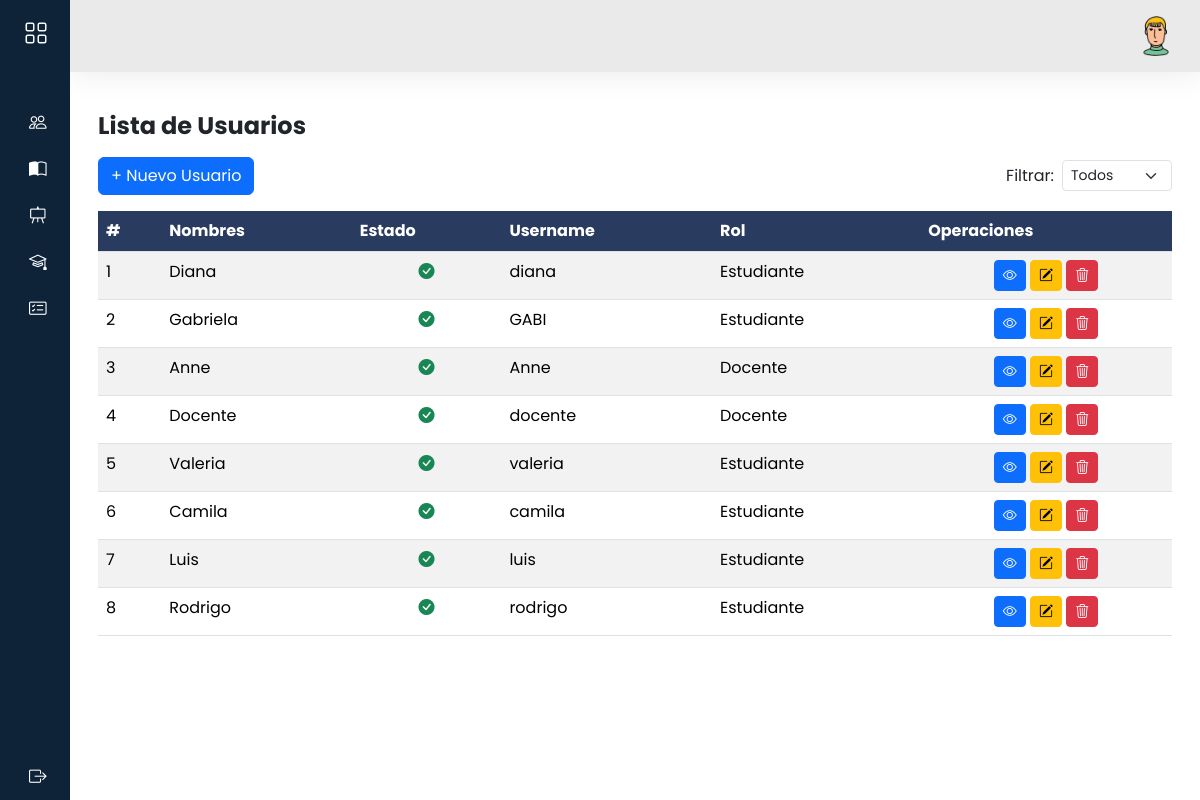
Screenshot of /usuarios/ with the database file from the repository.
### models/usuario_model.py (models this page shows, shortened)
class Usuario(db.Model, UserMixin):
    __tablename__='usuarios'
    id = db.Column(db.Integer,primary_key=True)
    nombre = db.Column(db.String(80),nullable=False)
    apellido = db.Column(db.String(100))
    email = db.Column(db.String(120), unique=True)
    username = db.Column(db.String(20),nullable=False)
    password = db.Column(db.String,nullable=False)
    activo = db.Column(db.Boolean, default=True,nullable=False)
    rol_id = db.Column(db.Integer, db.ForeignKey('rol.id'), nullable=False)
    rol = db.relationship('Rol', back_populates='usuarios')
    docentes = db.relationship('Docente', backref='usuario_rel', lazy=True, cascade='all, delete-orphan')
    estudiantes = db.relationship('Estudiante', backref='usuario_rel', lazy=True, cascade='all, delete-orphan')
    @staticmethod
    def get_all():
        return Usuario.query.all()
    def delete(self):
        db.session.delete(self)
        db.session.commit()

### models/rol_model.py (models this page shows)
class Rol(db.Model):
    __tablename__ = 'rol'
    id = db.Column(db.Integer, primary_key=True)
    nombre = db.Column(db.String(20), unique=True, nullable=False)
    usuarios = db.relationship('Usuario', back_populates='rol')
    @staticmethod
    def get_all():
        return Rol.query.all()

### controllers/usuario_controller.py (the view)
@usuario_bp.route("/")
def index():
    usuarios = Usuario.get_all()
    roles = Rol.get_all()
    return usuario_view.list(usuarios,roles)

### views/usuario_view.py (called while the page is built)
def list(usuarios,roles):
    return render_template('admi/usuarios/index.html',usuarios= usuarios,roles=roles)

### templates/admi/usuarios/index.html (shortened to what this page needs)
{% extends 'admi/baseAdmi.html' %}
{% block content %}
<h3 class="fw-bold fs-4 my-3">Lista de Usuarios
</h3>
<div class="d-flex justify-content-between align-items-center mb-3" style="gap: 10px;" >
    <a data-bs-toggle="modal" data-bs-target="#modalNuevoUsuario" class="btn btn-primary">
        + Nuevo Usuario
    </a>
    <div class="d-flex align-items-center gap-2">
        <label for="filtroEstado" class="form-label mb-0">Filtrar:</label>
        <select id="filtroEstado" class="form-select form-select-sm" style="max-width: 150px;">
            <option value="">Todos</option>
        </select>
    </div>
</div>
<div class="row">
    <div class="col-12">
        <div class="table-responsive">
            <table id="mi-tabla" class="table table-striped display nowrap" style="width:100%">
                <thead>
                    <tr class="highlight">
                        <th>#</th>
                        <th>Nombres</th>
                        <th>Estado</th>
                        <th>Username</th>
                        <th>Rol</th>
                        <th>Operaciones</th>
                    </tr>
                </thead>
                <tbody>
                    {%for item in usuarios%}
                    <tr>
                        <td>{{item.id}}</td>
                        <td>{{item.nombre}}</td>
                        <td class="text-center" data-search="{{ 'activo' if item.activo else 'inactivo' }}">
                            {% if item.activo %}
                            <i class="bi bi-check-circle-fill text-success"></i>
                            {% else %}
                            <i class="bi bi-x-circle-fill text-danger"></i>
                            {% endif %}
                        </td>
                        <td>{{item.username}}</td>
                        <td>{{item.rol.nombre}}</td>
                        <td class="text-center">
                            <a data-bs-toggle="modal" data-bs-target="#modalVistaUsuario{{ item.id }}"
                                class="btn btn-primary btn-sm"><i class=" bi bi-eye"></i></a>
                            <a data-bs-toggle="modal" data-bs-target="#modalEditarUsuario{{ item.id }}"
                                class="btn btn-warning btn-sm"><i class="bi bi-pencil-square"></i></a>
                            <a class="btn btn-danger btn-sm" data-bs-toggle="modal"
                                data-bs-target="#modalConfirmarEliminar"
                                data-url="{{ url_for('usuario.delete', id=item.id) }}">
                                <i class="bi bi-trash3"></i>
                            </a>
                        </td>
                    </tr>
                    {%endfor%}
                </tbody>
            </table>
        </div>
    </div>
    {% endblock %}

### static/css/estilos.css (style rules this page uses)
body { font-family: 'Poppins', sans-serif; background: #ececec; }
::placeholder { font-size: 16px; }
a { text-decoration: none; }
.table>thead tr { color: #FFF; text-align: left; }
tr.highlight th { background-color: #293b5f !important; color: #FFF; }

### rows the page displays
Usuario: id "1", nombre "Diana", activo True (drawn), username "diana", rol.nombre "Estudiante"
Usuario: id "2", nombre "Gabriela", activo True (drawn), username "GABI", rol.nombre "Estudiante"
Usuario: id "3", nombre "Anne", activo True (drawn), username "Anne", rol.nombre "Docente"
Usuario: id "4", nombre "Docente", activo True (drawn), username "docente", rol.nombre "Docente"
Usuario: id "5", nombre "Valeria", activo True (drawn), username "valeria", rol.nombre "Estudiante"
Usuario: id "6", nombre "Camila", activo True (drawn), username "camila", rol.nombre "Estudiante"
Usuario: id "7", nombre "Luis", activo True (drawn), username "luis", rol.nombre "Estudiante"
Usuario: id "8", nombre "Rodrigo", activo True (drawn), username "rodrigo", rol.nombre "Estudiante"
